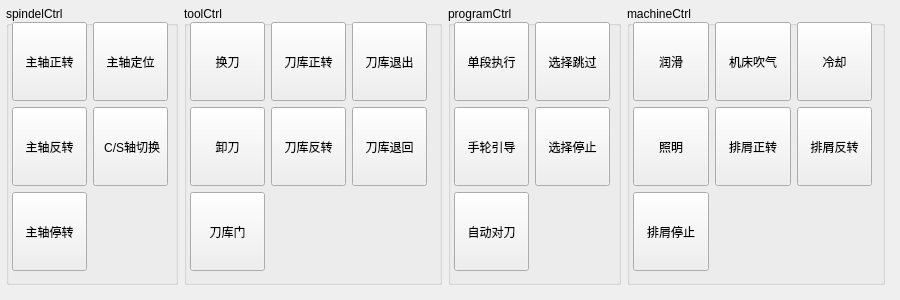
<?xml version="1.0" encoding="UTF-8"?>
<ui version="4.0">
 <class>Form</class>
 <widget class="QWidget" name="Form">
  <property name="geometry">
   <rect>
    <x>0</x>
    <y>0</y>
    <width>900</width>
    <height>300</height>
   </rect>
  </property>
  <property name="sizePolicy">
   <sizepolicy hsizetype="Fixed" vsizetype="Fixed">
    <horstretch>0</horstretch>
    <verstretch>0</verstretch>
   </sizepolicy>
  </property>
  <property name="windowTitle">
   <string>Form</string>
  </property>
  <widget class="QWidget" name="layoutWidget">
   <property name="geometry">
    <rect>
     <x>0</x>
     <y>0</y>
     <width>891</width>
     <height>291</height>
    </rect>
   </property>
   <layout class="QHBoxLayout" name="horizontalLayout" stretch="2,3,2,3">
    <property name="leftMargin">
     <number>6</number>
    </property>
    <property name="topMargin">
     <number>6</number>
    </property>
    <property name="rightMargin">
     <number>6</number>
    </property>
    <property name="bottomMargin">
     <number>6</number>
    </property>
    <item>
     <widget class="QGroupBox" name="groupBox">
      <property name="sizePolicy">
       <sizepolicy hsizetype="Expanding" vsizetype="Expanding">
        <horstretch>0</horstretch>
        <verstretch>0</verstretch>
       </sizepolicy>
      </property>
      <property name="title">
       <string>spindelCtrl</string>
      </property>
      <widget class="QWidget" name="layoutWidget">
       <property name="geometry">
        <rect>
         <x>0</x>
         <y>10</y>
         <width>168</width>
         <height>261</height>
        </rect>
       </property>
       <layout class="QGridLayout" name="gridLayout">
        <property name="leftMargin">
         <number>6</number>
        </property>
        <property name="topMargin">
         <number>6</number>
        </property>
        <property name="rightMargin">
         <number>6</number>
        </property>
        <property name="bottomMargin">
         <number>6</number>
        </property>
        <item row="1" column="0">
         <widget class="PyPushButton" name="PyPushButton_3">
          <property name="sizePolicy">
           <sizepolicy hsizetype="Expanding" vsizetype="Expanding">
            <horstretch>0</horstretch>
            <verstretch>0</verstretch>
           </sizepolicy>
          </property>
          <property name="text">
           <string>主轴反转</string>
          </property>
          <property name="py_text" stdset="0">
           <string notr="true"/>
          </property>
         </widget>
        </item>
        <item row="1" column="1">
         <widget class="PyPushButton" name="PyPushButton_4">
          <property name="sizePolicy">
           <sizepolicy hsizetype="Expanding" vsizetype="Expanding">
            <horstretch>0</horstretch>
            <verstretch>0</verstretch>
           </sizepolicy>
          </property>
          <property name="text">
           <string> C/S轴切换</string>
          </property>
          <property name="py_text" stdset="0">
           <string notr="true"/>
          </property>
         </widget>
        </item>
        <item row="2" column="0">
         <widget class="PyPushButton" name="PyPushButton_5">
          <property name="sizePolicy">
           <sizepolicy hsizetype="Expanding" vsizetype="Expanding">
            <horstretch>0</horstretch>
            <verstretch>0</verstretch>
           </sizepolicy>
          </property>
          <property name="text">
           <string>主轴停转</string>
          </property>
          <property name="py_text" stdset="0">
           <string notr="true"/>
          </property>
         </widget>
        </item>
        <item row="0" column="0">
         <widget class="QPushButton" name="PushButton">
          <property name="sizePolicy">
           <sizepolicy hsizetype="Expanding" vsizetype="Expanding">
            <horstretch>0</horstretch>
            <verstretch>0</verstretch>
           </sizepolicy>
          </property>
          <property name="text">
           <string>主轴正转</string>
          </property>
         </widget>
        </item>
        <item row="0" column="1">
         <widget class="QPushButton" name="PushButton_2">
          <property name="sizePolicy">
           <sizepolicy hsizetype="Expanding" vsizetype="Expanding">
            <horstretch>0</horstretch>
            <verstretch>0</verstretch>
           </sizepolicy>
          </property>
          <property name="text">
           <string>主轴定位</string>
          </property>
         </widget>
        </item>
       </layout>
      </widget>
     </widget>
    </item>
    <item>
     <widget class="QGroupBox" name="groupBox_2">
      <property name="sizePolicy">
       <sizepolicy hsizetype="Expanding" vsizetype="Expanding">
        <horstretch>0</horstretch>
        <verstretch>0</verstretch>
       </sizepolicy>
      </property>
      <property name="title">
       <string>toolCtrl</string>
      </property>
      <widget class="QWidget" name="layoutWidget_2">
       <property name="geometry">
        <rect>
         <x>0</x>
         <y>10</y>
         <width>249</width>
         <height>261</height>
        </rect>
       </property>
       <layout class="QGridLayout" name="gridLayout_2">
        <property name="leftMargin">
         <number>6</number>
        </property>
        <property name="topMargin">
         <number>6</number>
        </property>
        <property name="rightMargin">
         <number>6</number>
        </property>
        <property name="bottomMargin">
         <number>6</number>
        </property>
        <item row="1" column="2">
         <widget class="PyPushButton" name="PyPushButton_9">
          <property name="sizePolicy">
           <sizepolicy hsizetype="Expanding" vsizetype="Expanding">
            <horstretch>0</horstretch>
            <verstretch>0</verstretch>
           </sizepolicy>
          </property>
          <property name="text">
           <string>刀库退回</string>
          </property>
          <property name="py_text" stdset="0">
           <string notr="true"/>
          </property>
         </widget>
        </item>
        <item row="1" column="0">
         <widget class="PyPushButton" name="PyPushButton_8">
          <property name="sizePolicy">
           <sizepolicy hsizetype="Expanding" vsizetype="Expanding">
            <horstretch>0</horstretch>
            <verstretch>0</verstretch>
           </sizepolicy>
          </property>
          <property name="text">
           <string>卸刀</string>
          </property>
          <property name="py_text" stdset="0">
           <string notr="true"/>
          </property>
         </widget>
        </item>
        <item row="0" column="2">
         <widget class="PyPushButton" name="PyPushButton_7">
          <property name="sizePolicy">
           <sizepolicy hsizetype="Expanding" vsizetype="Expanding">
            <horstretch>0</horstretch>
            <verstretch>0</verstretch>
           </sizepolicy>
          </property>
          <property name="text">
           <string>刀库退出</string>
          </property>
          <property name="py_text" stdset="0">
           <string notr="true"/>
          </property>
         </widget>
        </item>
        <item row="2" column="0">
         <widget class="PyPushButton" name="PyPushButton_10">
          <property name="sizePolicy">
           <sizepolicy hsizetype="Expanding" vsizetype="Expanding">
            <horstretch>0</horstretch>
            <verstretch>0</verstretch>
           </sizepolicy>
          </property>
          <property name="text">
           <string>刀库门</string>
          </property>
          <property name="py_text" stdset="0">
           <string notr="true"/>
          </property>
         </widget>
        </item>
        <item row="1" column="1">
         <widget class="PyPushButton" name="PyPushButton_16">
          <property name="sizePolicy">
           <sizepolicy hsizetype="Expanding" vsizetype="Expanding">
            <horstretch>0</horstretch>
            <verstretch>0</verstretch>
           </sizepolicy>
          </property>
          <property name="text">
           <string>刀库反转</string>
          </property>
          <property name="py_text" stdset="0">
           <string notr="true"/>
          </property>
         </widget>
        </item>
        <item row="0" column="0">
         <widget class="PyPushButton" name="PyPushButton_17">
          <property name="sizePolicy">
           <sizepolicy hsizetype="Expanding" vsizetype="Expanding">
            <horstretch>0</horstretch>
            <verstretch>0</verstretch>
           </sizepolicy>
          </property>
          <property name="text">
           <string>换刀</string>
          </property>
          <property name="py_text" stdset="0">
           <string notr="true"/>
          </property>
         </widget>
        </item>
        <item row="0" column="1">
         <widget class="QPushButton" name="PushButton_6">
          <property name="sizePolicy">
           <sizepolicy hsizetype="Expanding" vsizetype="Expanding">
            <horstretch>0</horstretch>
            <verstretch>0</verstretch>
           </sizepolicy>
          </property>
          <property name="text">
           <string>刀库正转</string>
          </property>
         </widget>
        </item>
       </layout>
      </widget>
     </widget>
    </item>
    <item>
     <widget class="QGroupBox" name="groupBox_4">
      <property name="sizePolicy">
       <sizepolicy hsizetype="Expanding" vsizetype="Expanding">
        <horstretch>0</horstretch>
        <verstretch>0</verstretch>
       </sizepolicy>
      </property>
      <property name="title">
       <string>programCtrl</string>
      </property>
      <widget class="QWidget" name="layoutWidget_3">
       <property name="geometry">
        <rect>
         <x>0</x>
         <y>10</y>
         <width>168</width>
         <height>261</height>
        </rect>
       </property>
       <layout class="QGridLayout" name="gridLayout_4">
        <property name="leftMargin">
         <number>6</number>
        </property>
        <property name="topMargin">
         <number>6</number>
        </property>
        <property name="rightMargin">
         <number>6</number>
        </property>
        <property name="bottomMargin">
         <number>6</number>
        </property>
        <item row="0" column="0">
         <widget class="PyPushButton" name="PyPushButton_18">
          <property name="sizePolicy">
           <sizepolicy hsizetype="Expanding" vsizetype="Expanding">
            <horstretch>0</horstretch>
            <verstretch>0</verstretch>
           </sizepolicy>
          </property>
          <property name="text">
           <string>单段执行</string>
          </property>
          <property name="py_text" stdset="0">
           <string notr="true"/>
          </property>
         </widget>
        </item>
        <item row="0" column="1">
         <widget class="PyPushButton" name="PyPushButton_19">
          <property name="sizePolicy">
           <sizepolicy hsizetype="Expanding" vsizetype="Expanding">
            <horstretch>0</horstretch>
            <verstretch>0</verstretch>
           </sizepolicy>
          </property>
          <property name="text">
           <string>选择跳过</string>
          </property>
          <property name="py_text" stdset="0">
           <string notr="true"/>
          </property>
         </widget>
        </item>
        <item row="1" column="0">
         <widget class="PyPushButton" name="PyPushButton_20">
          <property name="sizePolicy">
           <sizepolicy hsizetype="Expanding" vsizetype="Expanding">
            <horstretch>0</horstretch>
            <verstretch>0</verstretch>
           </sizepolicy>
          </property>
          <property name="text">
           <string>手轮引导</string>
          </property>
          <property name="py_text" stdset="0">
           <string notr="true"/>
          </property>
         </widget>
        </item>
        <item row="1" column="1">
         <widget class="PyPushButton" name="PyPushButton_21">
          <property name="sizePolicy">
           <sizepolicy hsizetype="Expanding" vsizetype="Expanding">
            <horstretch>0</horstretch>
            <verstretch>0</verstretch>
           </sizepolicy>
          </property>
          <property name="text">
           <string>选择停止</string>
          </property>
          <property name="py_text" stdset="0">
           <string notr="true"/>
          </property>
         </widget>
        </item>
        <item row="2" column="0">
         <widget class="PyPushButton" name="PyPushButton_22">
          <property name="sizePolicy">
           <sizepolicy hsizetype="Expanding" vsizetype="Expanding">
            <horstretch>0</horstretch>
            <verstretch>0</verstretch>
           </sizepolicy>
          </property>
          <property name="text">
           <string>自动对刀</string>
          </property>
          <property name="py_text" stdset="0">
           <string notr="true"/>
          </property>
         </widget>
        </item>
       </layout>
      </widget>
     </widget>
    </item>
    <item>
     <widget class="QGroupBox" name="groupBox_3">
      <property name="sizePolicy">
       <sizepolicy hsizetype="Expanding" vsizetype="Expanding">
        <horstretch>0</horstretch>
        <verstretch>0</verstretch>
       </sizepolicy>
      </property>
      <property name="title">
       <string>machineCtrl</string>
      </property>
      <widget class="QWidget" name="layoutWidget_4">
       <property name="geometry">
        <rect>
         <x>0</x>
         <y>10</y>
         <width>251</width>
         <height>261</height>
        </rect>
       </property>
       <layout class="QGridLayout" name="gridLayout_5">
        <property name="leftMargin">
         <number>6</number>
        </property>
        <property name="topMargin">
         <number>6</number>
        </property>
        <property name="rightMargin">
         <number>6</number>
        </property>
        <property name="bottomMargin">
         <number>6</number>
        </property>
        <item row="0" column="1">
         <widget class="PyPushButton" name="PyPushButton_23">
          <property name="sizePolicy">
           <sizepolicy hsizetype="Expanding" vsizetype="Expanding">
            <horstretch>0</horstretch>
            <verstretch>0</verstretch>
           </sizepolicy>
          </property>
          <property name="text">
           <string>机床吹气</string>
          </property>
          <property name="py_text" stdset="0">
           <string notr="true"/>
          </property>
         </widget>
        </item>
        <item row="1" column="2">
         <widget class="PyPushButton" name="PyPushButton_24">
          <property name="sizePolicy">
           <sizepolicy hsizetype="Expanding" vsizetype="Expanding">
            <horstretch>0</horstretch>
            <verstretch>0</verstretch>
           </sizepolicy>
          </property>
          <property name="text">
           <string>排屑反转</string>
          </property>
          <property name="py_text" stdset="0">
           <string notr="true"/>
          </property>
         </widget>
        </item>
        <item row="1" column="0">
         <widget class="PyPushButton" name="PyPushButton_25">
          <property name="sizePolicy">
           <sizepolicy hsizetype="Expanding" vsizetype="Expanding">
            <horstretch>0</horstretch>
            <verstretch>0</verstretch>
           </sizepolicy>
          </property>
          <property name="text">
           <string>照明</string>
          </property>
          <property name="py_text" stdset="0">
           <string notr="true"/>
          </property>
         </widget>
        </item>
        <item row="0" column="2">
         <widget class="PyPushButton" name="PyPushButton_26">
          <property name="sizePolicy">
           <sizepolicy hsizetype="Expanding" vsizetype="Expanding">
            <horstretch>0</horstretch>
            <verstretch>0</verstretch>
           </sizepolicy>
          </property>
          <property name="text">
           <string>冷却</string>
          </property>
          <property name="py_text" stdset="0">
           <string notr="true"/>
          </property>
         </widget>
        </item>
        <item row="2" column="0">
         <widget class="PyPushButton" name="PyPushButton_27">
          <property name="sizePolicy">
           <sizepolicy hsizetype="Expanding" vsizetype="Expanding">
            <horstretch>0</horstretch>
            <verstretch>0</verstretch>
           </sizepolicy>
          </property>
          <property name="text">
           <string>排屑停止</string>
          </property>
          <property name="py_text" stdset="0">
           <string notr="true"/>
          </property>
         </widget>
        </item>
        <item row="1" column="1">
         <widget class="PyPushButton" name="PyPushButton_28">
          <property name="sizePolicy">
           <sizepolicy hsizetype="Expanding" vsizetype="Expanding">
            <horstretch>0</horstretch>
            <verstretch>0</verstretch>
           </sizepolicy>
          </property>
          <property name="text">
           <string>排屑正转</string>
          </property>
          <property name="py_text" stdset="0">
           <string notr="true"/>
          </property>
         </widget>
        </item>
        <item row="0" column="0">
         <widget class="QPushButton" name="PushButton_29">
          <property name="sizePolicy">
           <sizepolicy hsizetype="Expanding" vsizetype="Expanding">
            <horstretch>0</horstretch>
            <verstretch>0</verstretch>
           </sizepolicy>
          </property>
          <property name="text">
           <string>润滑</string>
          </property>
         </widget>
        </item>
       </layout>
      </widget>
     </widget>
    </item>
   </layout>
  </widget>
 </widget>
 <customwidgets>
  <customwidget>
   <class>PyPushButton</class>
   <extends>QPushButton</extends>
   <header>common/widgets/pushbutton.h</header>
  </customwidget>
 </customwidgets>
 <resources/>
 <connections/>
</ui>
